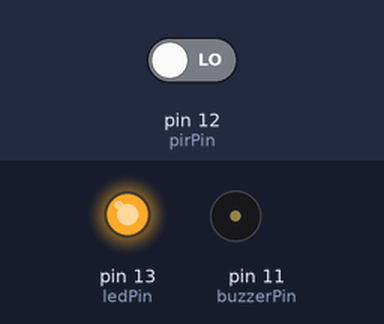
A sketch run on a simulated Arduino Uno, built with avr-gcc and run on an emulated ATmega328P. On the bench: output pins drawn as LEDs (lit = HIGH), buzzer (waves = sounding, pin HIGH). The inputs (shaded band) are chosen by the test bench; at power-on: pin 12 (pirPin) LOW. What the sketch prints to the serial monitor is not drawn.

Above: at 1.2 s.
1.3 s: pin 12 (pirPin) driven HIGH
At 2.3 s:
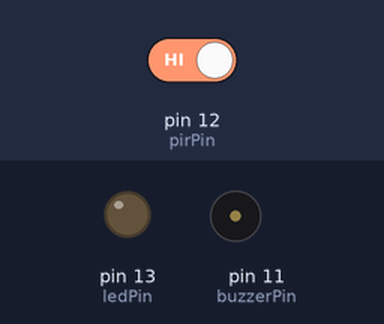
2.8 s: pin 12 (pirPin) driven LOW
At 3.0 s:
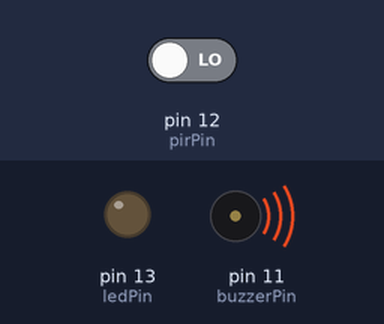
Timing chart, 0 to 13.5 s (numbered marks = the images above; inputs shaded):
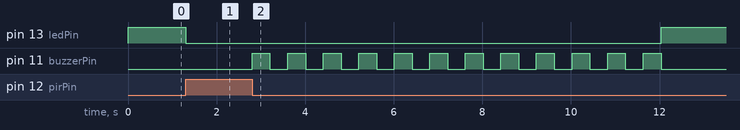

Measured:
- after the input at 1.3 s, pin 13 (ledPin): HIGH → LOW at once
- after the input at 2.8 s, pin 13 (ledPin): LOW → HIGH after 9.2 s; pin 11 (buzzerPin): alternates HIGH for 0.40 s and LOW for 0.40 s, 24 changes in all, then stays LOW, starting at once

The sketch:

pir_industrial_code.ino
```cpp
// const int pirPin = 12;
// const int ledPin = 13;
// const int buzzerPin = 11;

// unsigned long previousMillis = 0;
// const long interval = 200;

// void setup() {
//   pinMode(pirPin, INPUT);
//   pinMode(ledPin, OUTPUT);
//   pinMode(buzzerPin, OUTPUT);

//   digitalWrite(ledPin, LOW);
//   digitalWrite(buzzerPin, LOW);

//   Serial.begin(9600);
//   Serial.println("Hello");
// }

// int prev_state = -1;
// int cut_counter = 1;

// void loop() {
//   int state = digitalRead(pirPin);
//   Serial.println(state);

//   if (state == 1) {
//     digitalWrite(ledPin, HIGH);
//     prev_state = 1;
//     cut_counter = 1;
//   } else {
//     if (prev_state == 1 && cut_counter <= 3) {
//       for (int i = 0; i < 3; i++) {
//         digitalWrite(buzzerPin, HIGH);
//         delay(500);
//         digitalWrite(buzzerPin, LOW);
//         delay(500);
//       }
//       cut_counter++;
//     } else {
//       digitalWrite(ledPin, LOW);
//       digitalWrite(buzzerPin, LOW);
//     }
//   }
// }


const int pirPin = 12;
const int ledPin = 13;
const int buzzerPin = 11;

unsigned long previousMillis = 0;
const long interval = 400;
int buzz = 0;

void setup() {
  pinMode(pirPin, INPUT);
  pinMode(ledPin, OUTPUT);
  pinMode(buzzerPin, OUTPUT);

  digitalWrite(ledPin, HIGH);
  digitalWrite(buzzerPin, LOW);

  Serial.begin(9600);
  Serial.println("Hello");
}

int prev_state = -1;
int cut_counter = 1;

void loop() {
  int state = digitalRead(pirPin);
  Serial.println(state);

  if (state == 1) {
    digitalWrite(ledPin, LOW);
    prev_state = 1;
    cut_counter = 1;
  } else {
    if (prev_state == 1 && cut_counter <= 3 && digitalRead(pirPin) == 0) {
      // for (int i = 0; i < 3; i++) {
      //   digitalWrite(buzzerPin, HIGH);
      //   delay(500);
      //   digitalWrite(buzzerPin, LOW);
      //   delay(500);
      // }

      unsigned long currentMillis = millis();

      if (currentMillis - previousMillis >= interval) {
        previousMillis = currentMillis;

        if (buzz <= 6) {
          if (digitalRead(buzzerPin) == LOW) {
            digitalWrite(buzzerPin, HIGH);
          } else {
            digitalWrite(buzzerPin, LOW);
          }
          buzz++;
        } else {
          cut_counter++;
          digitalWrite(buzzerPin, LOW);
          buzz = 0;
        }
      }
      // cut_counter++;
    } else {
      digitalWrite(ledPin, HIGH);
      digitalWrite(buzzerPin, LOW);
    }
  }
}
```
